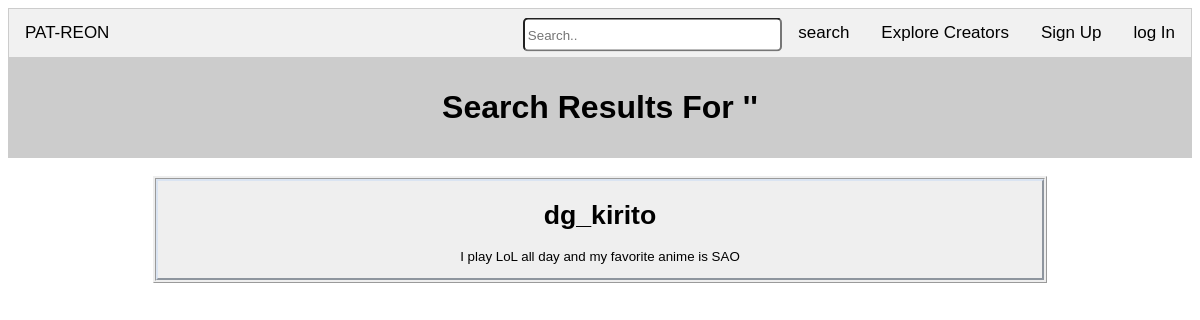
Screenshot of /page/search.php with the database file from the repository.
### tables this page shows
CREATE TABLE `users` (
  `userid` int(11) NOT NULL AUTO_INCREMENT,
  `categoryid` int(11) NOT NULL,
  `username` varchar(45) NOT NULL,
  `email` varchar(45) NOT NULL,
  `password` varchar(45) NOT NULL,
  `description` varchar(100) NOT NULL,
  PRIMARY KEY (`userid`),
  KEY `categoryid` (`categoryid`),
  CONSTRAINT `users_ibfk_1` FOREIGN KEY (`categoryid`) REFERENCES `categories` (`categoryid`)
);

### page/search.php (the view, shortened to what this page needs)
<?php
  include '../php/dbh.php';
  $userLoggedIn = 0;
  $uName = "";
  $patSearch = $_POST['patSearch'];
?>
<!DOCTYPE html>
<html>
    <head>
    </head>
    <body>
    <div class="tab" >
      <a href="index.php"><button class="tablinks" onclick="" style="float: left;">PAT-REON</button></a>
  <?php
      if($userLoggedIn != 0){
          echo "<a href=\"post.php\"><button class=\"tablinks\" onclick=\"\" style=\"float: left;\">Create Post</button></a>";
          echo "<button class=\"tablinks\" onclick=\"location.href='profile.php?un=".htmlspecialchars($uName)."';\">".htmlspecialchars($uName)."</button>";
          echo "<a href=\"../php/signOut.php\"><button class=\"tablinks\" onclick=\"\">Sign out</button></a>";
      }else{
          echo "<a href=\"login.html\"><button class=\"tablinks\" onclick=\"\">log In</button></a>";
          echo "<a href=\"signup.php\"><button class=\"tablinks\" onclick=\"\">Sign Up</button></a>";
      }
  ?>
      <a href="categories.php"><button class="tablinks" onclick="">Explore Creators</button></a>
      <div style="float: right; box-sizing: border-box;">
       <form action="search.php" method="post">
     <input type="text" placeholder="Search.." name="patSearch">
     <button type="submit">search</button>
   </form>
      </div>
    </div>
    <div id="categoryhead">
     <p><?php echo "<h1>Search Results For '".htmlspecialchars($patSearch)."'</h1>"?>
    </div>
    <br>
    <?php
      $likePS = '%'.$patSearch.'%';
      $sql = $conn->prepare("select * from users, categories where users.userid > 1 and users.categoryid = categories.categoryid and (users.username like ? or users.description like ?)");
      $sql->bind_param('ss',$likePS,$likePS);
      $sql->execute();
      $res = $sql->get_result();
      $row = $res->fetch_assoc();
      if($row['username'] == null){
        echo "<h1 align=\"center\">No Results Found</h1>";
      }else{
        echo
        "<div id=\"creators\">
          <button onclick=\"location.href='profile.php?un=".htmlspecialchars($row['username'])."';\" style=\"width:100%\"><p><h1>".htmlspecialchars($row['username'])."</h1></p>
          <p>".htmlspecialchars($row['description'])."</p></button></a>
        </div>";
      }
    ?>
</html>

### page/search.php (style rules this page uses)
body { font-family: Arial; }
.tab { overflow: hidden; border: 1px solid #ccc; background-color: #f1f1f1; }
.tab button { background-color: inherit; border: none; outline: none; cursor: pointer; padding: 14px 16px; transition: 0.3s; font-size: 17px; text-align:center; float: right; }
.tab input { background: #fff; border-radius: 5px; display: inline-block; height: 25px; margin: 0; padding: 2.5px; position: relative; transform: translateY(25%); width: 250px; }
#categoryhead { display: block; border:none; outline: none; text-align: center; background-color: #ccc; padding: 10px; }
#creators { display: block; border:ridge; outline: none; text-align: center; width: 75%; margin: auto; background-color: #dae4f2; }
#creators button { border-color: #dae4f2; }

### rows the page displays
users: username "dg_kirito", description "I play LoL all day and my favorite anime is SAO"
